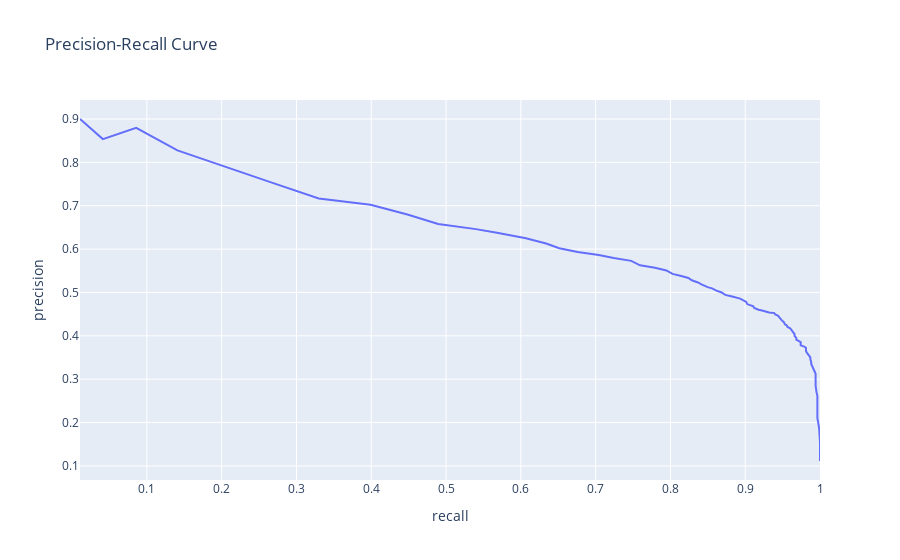

The cell this chart's notebook holds for it:
### Code cell
# plot precision_recall_curve
px.line(data_frame=pr_re, x='recall', y='precision', title='Precision-Recall Curve')
